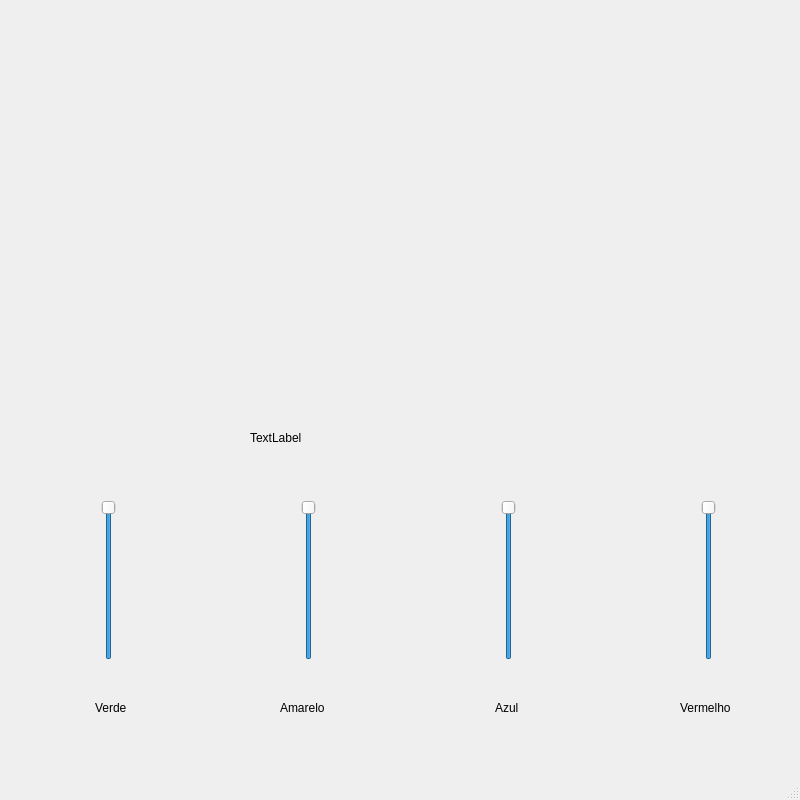
<?xml version="1.0" encoding="UTF-8"?>
<ui version="4.0">
 <class>MainWindow</class>
 <widget class="QMainWindow" name="MainWindow">
  <property name="geometry">
   <rect>
    <x>0</x>
    <y>0</y>
    <width>800</width>
    <height>800</height>
   </rect>
  </property>
  <property name="minimumSize">
   <size>
    <width>800</width>
    <height>800</height>
   </size>
  </property>
  <property name="maximumSize">
   <size>
    <width>800</width>
    <height>800</height>
   </size>
  </property>
  <property name="windowTitle">
   <string>MainWindow</string>
  </property>
  <widget class="QWidget" name="centralwidget">
   <widget class="QSlider" name="verticalSlider">
    <property name="geometry">
     <rect>
      <x>100</x>
      <y>500</y>
      <width>18</width>
      <height>160</height>
     </rect>
    </property>
    <property name="minimum">
     <number>3000</number>
    </property>
    <property name="maximum">
     <number>50000</number>
    </property>
    <property name="sliderPosition">
     <number>50000</number>
    </property>
    <property name="orientation">
     <enum>Qt::Vertical</enum>
    </property>
   </widget>
   <widget class="QSlider" name="verticalSlider_2">
    <property name="geometry">
     <rect>
      <x>300</x>
      <y>500</y>
      <width>18</width>
      <height>160</height>
     </rect>
    </property>
    <property name="minimum">
     <number>3000</number>
    </property>
    <property name="maximum">
     <number>50000</number>
    </property>
    <property name="sliderPosition">
     <number>50000</number>
    </property>
    <property name="orientation">
     <enum>Qt::Vertical</enum>
    </property>
   </widget>
   <widget class="QSlider" name="verticalSlider_3">
    <property name="geometry">
     <rect>
      <x>500</x>
      <y>500</y>
      <width>18</width>
      <height>160</height>
     </rect>
    </property>
    <property name="minimum">
     <number>3000</number>
    </property>
    <property name="maximum">
     <number>50000</number>
    </property>
    <property name="value">
     <number>50000</number>
    </property>
    <property name="orientation">
     <enum>Qt::Vertical</enum>
    </property>
   </widget>
   <widget class="QSlider" name="verticalSlider_4">
    <property name="geometry">
     <rect>
      <x>700</x>
      <y>500</y>
      <width>18</width>
      <height>160</height>
     </rect>
    </property>
    <property name="minimum">
     <number>3000</number>
    </property>
    <property name="maximum">
     <number>50000</number>
    </property>
    <property name="value">
     <number>50000</number>
    </property>
    <property name="orientation">
     <enum>Qt::Vertical</enum>
    </property>
   </widget>
   <widget class="QLabel" name="label">
    <property name="geometry">
     <rect>
      <x>250</x>
      <y>430</y>
      <width>100</width>
      <height>16</height>
     </rect>
    </property>
    <property name="text">
     <string>TextLabel</string>
    </property>
   </widget>
   <widget class="QLabel" name="label_2">
    <property name="geometry">
     <rect>
      <x>95</x>
      <y>700</y>
      <width>55</width>
      <height>16</height>
     </rect>
    </property>
    <property name="text">
     <string>Verde</string>
    </property>
   </widget>
   <widget class="QLabel" name="label_3">
    <property name="geometry">
     <rect>
      <x>280</x>
      <y>700</y>
      <width>55</width>
      <height>16</height>
     </rect>
    </property>
    <property name="text">
     <string>Amarelo</string>
    </property>
   </widget>
   <widget class="QLabel" name="label_4">
    <property name="geometry">
     <rect>
      <x>495</x>
      <y>700</y>
      <width>55</width>
      <height>16</height>
     </rect>
    </property>
    <property name="text">
     <string>Azul</string>
    </property>
   </widget>
   <widget class="QLabel" name="label_5">
    <property name="geometry">
     <rect>
      <x>680</x>
      <y>700</y>
      <width>55</width>
      <height>16</height>
     </rect>
    </property>
    <property name="text">
     <string>Vermelho</string>
    </property>
   </widget>
  </widget>
  <widget class="QMenuBar" name="menubar">
   <property name="geometry">
    <rect>
     <x>0</x>
     <y>0</y>
     <width>800</width>
     <height>25</height>
    </rect>
   </property>
  </widget>
  <widget class="QStatusBar" name="statusbar"/>
 </widget>
 <resources/>
 <connections/>
</ui>
